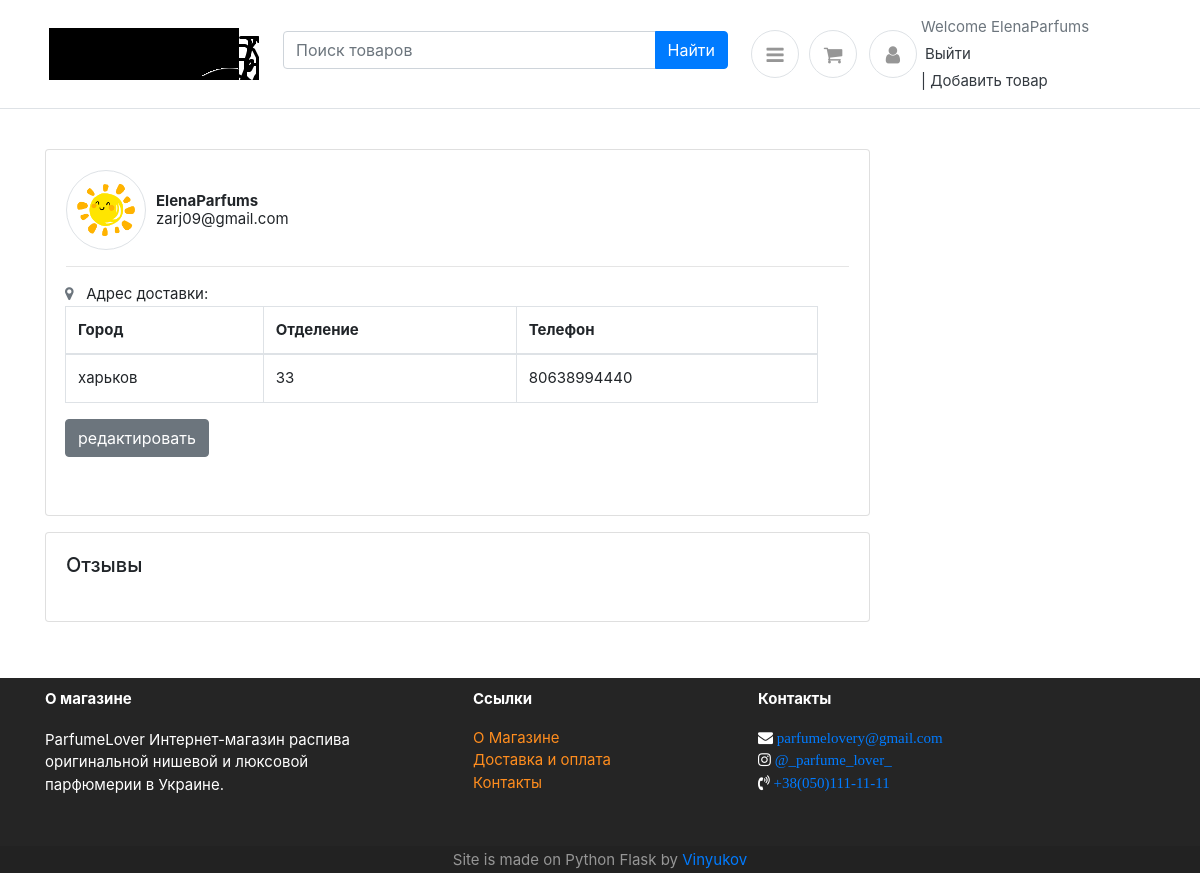
The page /profile (signed in) on the database its author committed.
### app.py (models this page shows, shortened)
class User(db.Model, UserMixin):
    id = db.Column(db.Integer, primary_key=True)
    username = db.Column(db.String(40), unique=True, nullable=False)
    name = db.Column(db.String(40),  nullable=False)
    lastname = db.Column(db.String(40),  nullable=False)
    email = db.Column(db.String(150), unique=True, nullable=False)
    password = db.Column(db.String(60), nullable=False)
    user_img = db.Column(db.String(60), nullable=True)
    city = db.Column(db.String(60), nullable=False)
    otdel=db.Column(db.String(60), nullable=False)
    phone = db.Column(db.Integer, nullable=False)
    otzivy= db.relationship('Revs',backref='User',lazy='dynamic')

### app.py (the view, shortened to what this page needs)
@app.route('/profile',methods=['GET', 'POST'])
def profile():
    search=SearchForm()
    name=Admin()
    user=current_user.get_id()
    profileUser=User.query.filter_by(id=user).first()
    otzivy=Revs.query.filter_by(user_id=user).all()
    idREv=request.form.get('delete')
    return render_template ('profile.html',admin=name,search=search,user=profileUser,otzivy=otzivy,title='Профиль')

### app.py
class SearchForm(FlaskForm):
    search=StringField(validators=[DataRequired()], render_kw={"placeholder": "Поиск товаров"})
    submit = SubmitField('Найти')

### app.py (called while the page is built)
@login_manager.user_loader
def load_user(user_id):
    return User.query.get(int(user_id))

### templates/profile.html (shortened to what this page needs)
{% extends 'base.html' %}
{% block body %}
<section class="section-content padding-y">
<div class="container">
<div class="row">
	<main class="col-md-9">
		<article class="card mb-3">
			<div class="card-body">
				<form action="" method="POST" name='edit'>
				<figure class="icontext">
						<div class="icon">
							<img class="rounded-circle img-sm border" src="{{ url_for('static', filename='images/avatar/avatar.png') }}">
						</div>
						<div class="text" >
							<strong> {{user.username}} </strong> <br>
							{{user.email}}<br>
						</div>
				</figure>
				<hr>
				<p>
					<div class="container  ml-n3">
					<i class="fa fa-map-marker text-muted"></i> &nbsp; Адрес доставки:
					<table class="table table-bordered">
						<thead>
						  <tr>
							<th scope="col">Город</th>
							<th scope="col">Отделение</th>
							<th scope="col">Телефон</th>
						  </tr>
						</thead>
						<tbody>
						  <tr>
							<td>{{user.city}}</td>
							<td>{{user.otdel}}</td>
							<td>{{user.phone}}</td>
						  </tr></table>
	<a class="btn btn-secondary" href="/edit-profile">редактировать</a>
				</p> <br></div>
			</div>
		<article class="card  mb-3">
			<div class="card-body">
				<h5 class="card-title mb-4">Отзывы </h5>
			</div>
		</article>
</div>
</section>
{%endblock%}

### templates/base.html (shortened to what this page needs)
<!DOCTYPE html>
<html lang="en"><head><meta http-equiv="Content-Type" content="text/html; charset=UTF-8">
<link href="{{ url_for('static', filename='css/bootsrapcss.css') }}" rel="stylesheet" type="text/css" as="style">
<link href="{{ url_for('static', filename='css/ui.css') }}"rel="stylesheet" type="text/css" as="style">
<link href="{{ url_for('static', filename='css/responsive.css') }}" rel="stylesheet" media="only screen and (max-width: 1200px)" as="style">
</head>
<header class="section-header">
<section class="header-main border-bottom">
	<div class="container">
<div class="row align-items-center">
	<div class="col-lg-2 col-5 mr-5">
		<a href="/" class="brand-wrap" alt="ParfumeLover Интернет-магазин распива оригинальной нишевой и люксовой
		парфюмерии в Украине">
			<img class="logo m-1" src="{{ url_for('static', filename='images/logo/logo.png') }}">
		</a>
	</div>
	<div class="col-lg-5 col-sm-12 mb-2 ">
		<form  action="" method="POST">
			<div class="input-group w-90 ">
				{{search.search( class="form-control ")}}
			    <div class="input-group-append">
					{{  search.submit(class="btn btn-primary") }}
			    </div>
		    </div>
		</form>
	</div>
			<div class="widget-header icontext ">
<div class="dropdown show">
	<a  class="icon icon-sm rounded-circle border ml-2"role="button" id="dropdownMenuLink" data-toggle="dropdown" aria-haspopup="true" aria-expanded="false"><i class="fa fa-bars" aria-hidden="true"></i>
	</a>
</div>
</div><div class="widget-header  mr-2">
	<a href="/cart" class="icon icon-sm rounded-circle border"><i class="fa fa-shopping-cart"></i></a>
</div>
				{% if current_user.is_authenticated %}
				<div class="widget-header icontext">
				<a href="{{ url_for('profile') }}" class="icon icon-sm rounded-circle border m-1"><i class="fa fa-user"></i></a></div>
				<div class="text">
					<span class="text-muted">Welcome {{current_user.username}}</span>
					<div>
						<div class="widget-header icontext m-1">
						<a href="{{ url_for('logout') }}"> Выйти</a>
						</div>
						{% else %}
						<div class="widget-header icontext m-1">
						<a href="{{ url_for('login') }}"  >Войти</a>
						</div>
						<div class="widget-header icontext m-1">
						<a href="{{ url_for('register') }}" > Зарегистрироваться</a>
						{% endif %}
						</div>
		{% if current_user.username==admin.name%}
							<div class="widget-header icontext">
						<a href="{{ url_for('add') }}"> | Добавить товар</a>
						{% endif %}
							</div>
					</div>
					</div>
				</div>
</section>
</header>
  {% block body %}{% endblock %}
<div class="navbar-fixed-bottom row-fluid">
<footer id="footer" class="footer-1 ">
	<div class="main-footer widgets-dark typo-light">
	<div class="container">
	<div class="row">
	<div class="col-xs-6 col-sm-6 col-md-4 mr-5">
	<div class="widget subscribe no-box">
	<p class="font-weight-bold">О магазине</p>
	<p>ParfumeLover Интернет-магазин распива оригинальной нишевой и люксовой <br> парфюмерии в Украине.</p>
	</div>
	</div>
	<div class="col-xs-6 col-sm-6 col-md-3 ">
	<div class="widget no-box">
	<p class="font-weight-bold">Ссылки</p>
	<ul class="thumbnail-widget">
	<li>
	<div class="thumb-content"><a href="{{ url_for('aboutus') }}">О Магазине</a></div>
	</li>
	<li>
	<div class="thumb-content"><a href="{{ url_for('delivery') }}">Доставка и оплата</a></div>
	</li>
	<li>
		<div class="thumb-content"><a href="{{ url_for('contacts') }}">Контакты</a></div>
		</li>
	</ul>
	</div>
	</div>
	<div class="col-xs-6 col-sm-6 col-md-4">
	<div class="widget no-box">
	<p class="font-weight-bold" >Контакты</p>
	<i class="fa fa-envelope" aria-hidden="true">
		<a href="mailto:parfumelovery@gmail.com" title="glorythemes">parfumelovery@gmail.com</a></i><br>
	<i class="fa fa-instagram " aria-hidden="true"> <a href="https://www.instagram.com/_parfume_lover_/?hl=ru">@_parfume_lover_</a></i><br>
	<i class="fa fa-volume-control-phone" aria-hidden="true"> <a href="viber://add?number=120345678910"> +38(050)111-11-11 </a></i>
	</div>
	</div>
	</div>
	</div>
	</div>
	<div class="footer-copyright">
	<div class="container">
	<div class="row">
	<div class="col-md-12 text-center">
	<p>Site is made on Python Flask by <a href="/resume">Vinyukov</a> </p>
	</div>
	</div>
	</div>
	</div>
	</footer>
	</html>
	<link rel="stylesheet" type="text/css" href="https://maxcdn.bootstrapcdn.com/font-awesome/4.6.1/css/font-awesome.min.css"  as="font">

### static/css/ui.css (style rules this page uses)
html { font-family: 'Inter', sans-serif; font-size: 16px; }
.icon-xs, .icon-sm, .icon-md, .icon-lg { display: inline-block; text-align: center; -ms-flex-negative: 0; flex-shrink: 0; -webkit-box-flex: 0; -ms-flex-positive: 0; flex-grow: 0; }
.icon-sm { width: 48px; height: 48px; line-height: 48px !important; font-size: 20px; }
.img-xs, .img-sm, .img-md, .img-lg { -o-object-fit: cover; object-fit: cover; -ms-flex-negative: 0; flex-shrink: 0; -webkit-box-flex: 0; -ms-flex-positive: 0; flex-grow: 0; }
.img-sm { width: 80px; height: 80px; }
.padding-y { padding-top: 40px; padding-bottom: 40px; }
figure { margin-bottom: 0; }
article:after, .form-group:after { display: block; clear: both; content: ""; }
p:last-child { margin-bottom: 0; }
.header-main { position: relative; padding-top: 1rem; padding-bottom: 1rem; }
.brand-wrap .logo, .navbar-brand .logo { max-height: 52px; max-width: 210; display: inline-block; }
.widget-header { display: inline-block; vertical-align: middle; position: relative; }
.widget-header a { color: #343a40; }
.widget-header i { color: #969696; }
.footer-copyright { padding-top: 20px; padding-bottom: 20px; }
.icontext { display: -webkit-inline-box; display: -ms-inline-flexbox; display: inline-flex; -webkit-box-align: center; -ms-flex-align: center; align-items: center; vertical-align: middle; }
.icontext .text { width: 100%; line-height: 1.2; color: #212529; }
.icontext .icon { position: relative; margin-right: 10px; -ms-flex-negative: 0; flex-shrink: 0; -webkit-box-flex: 0; -ms-flex-positive: 0; flex-grow: 0; }
footer .main-footer { padding: 10px 0; background: #252525; }
footer ul { padding-left: 0; list-style: none; }
.footer-copyright { background: #222; padding: 1px 0; }
.footer-copyright p { color: #969696; margin: 2px 0 0; }
.widget { padding: 20px; margin-bottom: 40px; }
.widget.no-box { padding: 0; background-color: transparent; margin-bottom: 40px; box-shadow: none; -webkit-box-shadow: none; -moz-box-shadow: none; -ms-box-shadow: none; -o-box-shadow: none; }
.widget.subscribe p { margin-bottom: 18px; }
.widget li a { color: #ff8d1e; }
.typo-light h1, .typo-light h2, .typo-light h3, .typo-light h4, .typo-light h5, .typo-light h6, .typo-light p, .typo-light div, .typo-light span, .typo-light small { color: #fff; }

### rows shown on the page
User: username "ElenaParfums", email "zarj09@gmail.com", city "харьков", otdel "33", phone "80638994440"
